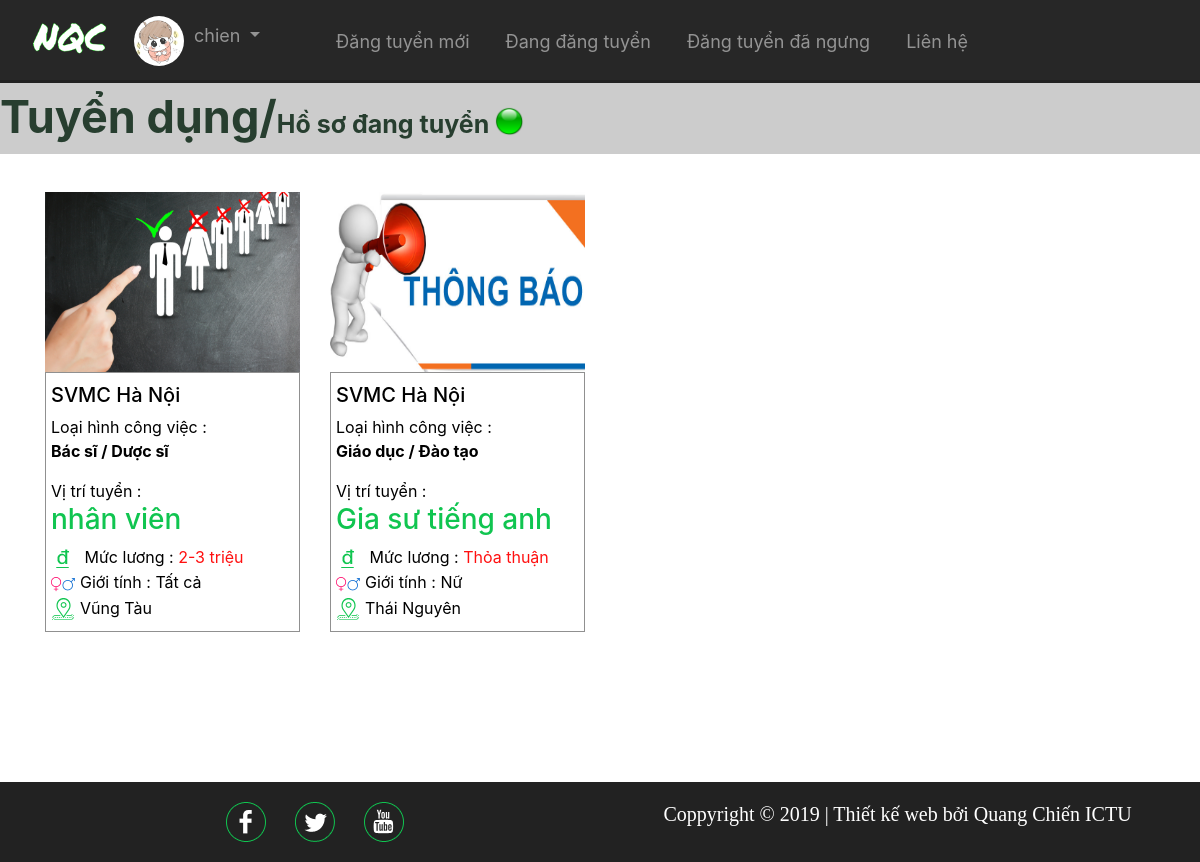
Screenshot of /?controller=user&action=dangtuyen (signed in) with the database file from the repository.
### tables this page shows
CREATE TABLE `tuyen_dung` (
  `id` int(11) NOT NULL,
  `username` varchar(200) NOT NULL,
  `hinhanh` varchar(200) NOT NULL,
  `diadiem` varchar(200) NOT NULL,
  `ma_tinh` int(11) NOT NULL,
  `ma_nghe_nghiep` varchar(200) NOT NULL,
  `vi_tri` varchar(200) NOT NULL,
  `mota` text,
  `yeucau` text,
  `mucluong` varchar(200) NOT NULL,
  `hinh_thuc` varchar(200) NOT NULL,
  `gioitinh` varchar(11) NOT NULL,
  `soluong` int(11) NOT NULL,
  `sdt_cv` varchar(200) NOT NULL,
  `email_cv` varchar(200) NOT NULL,
  `trangthai` varchar(200) NOT NULL,
  `thoi_gian_dang` timestamp NULL DEFAULT CURRENT_TIMESTAMP
);

CREATE TABLE `doanhnghiep` (
  `id` int(11) NOT NULL,
  `username` varchar(200) NOT NULL,
  `ten` varchar(200) NOT NULL,
  `anh` varchar(200) NOT NULL,
  `gioithieu` text NOT NULL,
  `diachi` varchar(200) NOT NULL,
  `email` varchar(200) NOT NULL,
  `sdt` varchar(50) NOT NULL
);

CREATE TABLE `nghe_nghiep` (
  `id` int(11) NOT NULL,
  `ma_nghe` varchar(200) NOT NULL,
  `ten_nghe` varchar(200) NOT NULL
);

CREATE TABLE `tinh` (
  `id` int(11) NOT NULL,
  `tenTinh` varchar(200) NOT NULL
);

### models/db.php (called while the page is built, shortened)
<?php
	 class db{
		private $host ='localhost';
		private $user ='root';
		private $pass = '';
		private $database = 'tim_viec_lam';
		public function connect(){
			$this->conn = new mysqli($this->host,$this->user,$this->pass,$this->database);
			if(!$this->conn){
				die;
			}else
			mysqli_set_charset($this->conn,'utf8');
			return $this->conn;
		}
	}
 ?>

### control/master_control.php (called while the page is built, shortened)
<?php
include"models/master_model.php";
class master_control{
	public function select_tuyendung_by_user($user,$trangthai){
		$u = new master_model();
		$data= $u->select_tuyendung_by_user($user,$trangthai);
		return $data;
	}
}
?>

### models/master_model.php (called while the page is built, shortened)
<?php
	include "db.php";
	class master_model extends db
	{
			public function select_tuyendung_by_user($user,$trangthai){
				$sql="SELECT tuyen_dung.*,tinh.tenTinh,nghe_nghiep.ten_nghe,doanhnghiep.username,doanhnghiep.anh,doanhnghiep.ten,doanhnghiep.diachi,doanhnghiep.email,doanhnghiep.sdt FROM `tuyen_dung`,tinh,nghe_nghiep,taikhoan ,doanhnghiep WHERE ma_tinh = tinh.id AND tuyen_dung.username = taikhoan.username AND tuyen_dung.ma_nghe_nghiep = nghe_nghiep.ma_nghe AND tuyen_dung.username = doanhnghiep.username AND tuyen_dung.trangthai ='$trangthai' AND tuyen_dung.username ='$user'";
					$data = $this->connect()->query($sql);
					return $data;
			}
	}
 ?>

### views/pages/dangtuyen.php (the view)
<div style="height: 90px;">
</div>
<div class="title_chitiet">
	<h3 >Tuyển dụng/<span style="font-size: 25px;">Hồ sơ đang tuyển</span><img src="upload/on.png" width="15px" style="margin-left: 5px;"></h3>
</div>
<div class="container show_info" style="margin-bottom: 150px;">
	<div class="row">
		<div class="col-12">
			<div class="row">
				<?php 	while ($row = $data->fetch_assoc()) {
					?>
					<div class="show col-12 col-sm-6 col-md-4 col-lg-3">
						<a href="?controller=job&action=dangtuyen&id=<?=$row['id']?>">
							<img src="upload/<?=$row['hinhanh']?>" width="100%" height="180px;">
							<div class="info">
								<div class="chitiet">
									<h4><?=$row['ten']?></h4>
									<span>Loại hình công việc :</span><br>
									<p><b><?=$row['ten_nghe']?></b><br></p>
									<span>Vị trí tuyển :</span><h3><?=$row['vi_tri']?></h3>
									<div>
										<img src="public/img/tien.png"> <span>Mức lương : </span><span class="luong"><?=$row['mucluong']?></span><br>
										<img src="public/img/namnu.png"><span>Giới tính :</span> <span><?=$row['gioitinh']?></span><br>
										<img src="public/img/dc.png"><span><?=$row['tenTinh']?></span><br>
									</div>
								</div>
							</div>
						</a>
					</div>
				<?php } ?>
			</div>
		</div>
	</div>
</div>

### index.php (shortened to what this page needs)
<?php
if(isset($_SESSION['user']) && ($_SESSION['level']==1)){
include "views/layout/header_nhatuyendung.php";
include("control/route.php");
include "views/layout/footer.php";
} else if(isset($_SESSION['user']) && ($_SESSION['level']==2)){
	include "views/layout/header_admin.php";
	include "views/admin/menu.php";
	include("control/route.php");
	include("views/admin/footer.php");
} else {
	include "views/layout/header.php";
	include("control/route.php");
include "views/layout/footer.php";
}
?>

### views/layout/header_nhatuyendung.php (shortened to what this page needs)
<!DOCTYPE html>
<html lang="en">
<head>
	<link rel="stylesheet" href="https://maxcdn.bootstrapcdn.com/bootstrap/4.3.1/css/bootstrap.min.css">
	<link rel="stylesheet" type="text/css" href="public/css/index.css">
	<link rel="stylesheet" type="text/css" href="public/css/vieclam.css">
	<link rel="stylesheet" type="text/css" href="public/css/hoso.css">
	<link rel="stylesheet" type="text/css" href="public/css/chitietvieclam.css">
	<link rel="stylesheet" type="text/css" href="public/css/dangtuyen.css">
	<link rel="stylesheet" type="text/css" href="public/css/doimatkhau.css">
</head>
<body>
	<nav class="navbar navbar-expand-sm  navbar-dark">
		<a class="navbar-brand" href="index.php"><img style="margin-left: 30px;" src="public/img/logo.png" width="80px"></a>
		<div class="collapse navbar-collapse " id="collapsibleNavbar">
			<ul class="navbar-nav">
				<li class="nav-item dropdown no_css" style="margin-right: 50px;">
					<a class="nav-link dropdown-toggle " href="index.php" id="navbardrop" data-toggle="dropdown">
						<img class=" mt-2 rounded-circle" src="upload/<?=$_SESSION["avatar"]?>" width="50px" height="50px"><span style="margin-left: 10px;"><?=$_SESSION["user"]?></span>
					</a>
				</li>
				<li class="nav-item">
					<a class="nav-link" href="?controller=user&action=dangtuyenmoi">Đăng tuyển mới</a>
				</li>
				<li class="nav-item">
					<a class="nav-link" href="?controller=user&action=dangtuyen">Đang đăng tuyển</a>
				</li>
				<li class="nav-item">
					<a class="nav-link" href="?controller=user&action=datuyen">Đăng tuyển đã ngưng</a>
				</li>
				<li class="nav-item">
					<a class="nav-link" href="index.php#contact">Liên hệ</a>
				</li>
			</ul>
		</div>
	</nav>

### control/route.php (shortened to what this page needs)
<?php
include "master_control.php";
if(isset($_GET['controller'])&&isset($_GET['action'])){
	$control = $_GET['controller'];
	$action = $_GET['action'];
}else{$control = 'index';
$action = '';}
$md = new master_control();
switch ($control) {
	case 'user':
		switch ($action) {
		case 'dangtuyen':
		if(isset($_SESSION['user']) && ($_SESSION['level']==1)){
		$data = $md->select_tuyendung_by_user($_SESSION["user"],'on');
		}else header("location:?controller=index");
		include('views/pages/dangtuyen.php');
		break;
	}
	break;
}
?>

### views/layout/footer.php
	<footer>
		<div class="container-fluid text-center">
			<div class="row">
				<div class="col-12 col-sm-12 col-md-6 col-lg-6">
					<a class="fb" href="https://www.facebook.com/quangchien.ictu" target="_blank"><img src="public/img/fb.png"></a>
					<a class="tw" href="https://twitter.com/?lang=vi" target="_blank"><img src="public/img/tw.png"></a>
					<a class="yt" href="https://www.youtube.com/channel/UCn0vqd9sHw_u7V9KgaOvlcw" target="_blank"><img src="public/img/yt.png"></a>
				</div>
				<div class="coppy col-12 col-sm-12 col-md-6 col-lg-6">
					<h5>Coppyright © 2019  | Thiết kế web bởi Quang Chiến ICTU</h5>
				</div>
			</div>
		</div>
	</footer>
</body>
</html>

### public/css/index.css (style rules this page uses)
body { transition: 0.25s; }
nav li.nav-item { font-size: 18px; }
nav { background-color: #080808de!important; min-height: 80px; padding: 0px !important; border-bottom: 1px solid #ccc; position: fixed !important; right: 0; left: 0; z-index: 1030; }
nav ul li.no_css { padding:0 !important; }
nav ul li { padding: 20px 10px; }
.show .luong { color: #ff1010; }
.show_info .info { border: 1px solid #909090; padding: 0px 5px 10px 5px; }
.show_info .show { margin-top: 30px; }
.show_info .info h4 { font-size: 20px; margin-top: 10px; }
.show_info h3 { color: #10c550; }
.show_info .info img { margin-right: 5px; }
.info { transition: 0.5s; }
.show_info a { text-decoration: none; color: black; }
footer { margin-top: 40px; font-family: 'Vollkorn', serif; }
footer img { transition: 0.5s; }
footer .container-fluid { background: #222; padding: 20px; }
footer .coppy { color: white; }
footer a { margin-left: 25px; }

### public/css/chitietvieclam.css (style rules this page uses)
.title_chitiet h3 { color: #273e2f; font-weight: bold; font-size: 45px; background-color: #ccc; padding: 10px 0px; margin-top: -10px; }
.title_chitiet img { width: 30px; }

### rows the page displays
tuyen_dung: hinhanh (picture), doanhnghiep.ten "SVMC Hà Nội", nghe_nghiep.ten_nghe "Bác sĩ / Dược sĩ", vi_tri "nhân viên", mucluong "2-3 triệu", gioitinh "Tất cả", tinh.tenTinh "Vũng Tàu"
tuyen_dung: hinhanh (picture), doanhnghiep.ten "SVMC Hà Nội", nghe_nghiep.ten_nghe "Giáo dục / Đào tạo", vi_tri "Gia sư tiếng anh", mucluong "Thỏa thuận", gioitinh "Nữ", tinh.tenTinh "Thái Nguyên"

### other values shown
$_SESSION["user"] "chien"
